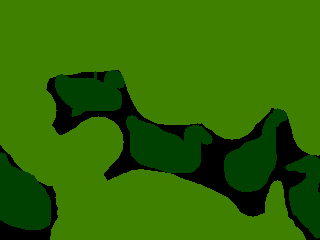
#> input picture code/crf/tmp_images/anno1.ppm, 320 x 240 px; its folder holds only this picture in this run
$ python -i postprocessing.py   (imports and definitions only)
#> lines starting #> are read from the running program, lines starting #| are printed output that depends on the picture; after the words box and inside, x2 and y2 are one past the last pixel; in counts of white or black regions, pixels touching at a corner belong together
# -----------------------------------------------------------
# Implementation of our postprocessing methods.
# CIL 2020 - Team NaN
# -----------------------------------------------------------
import cv2
import numpy as np
import matplotlib.pyplot as plt
import glob
import os
from PIL import Image
from sklearn.preprocessing import StandardScaler
from sklearn.cluster import KMeans
from scipy import ndimage
from scipy.ndimage import measurements


def get_postprocess(name):
    """
    Retrieves the postprocessing method
    :param name: name of the postprocessing function
    :return: postprocessing method
    """
    if name == 'morphological':
        return morphological_postprocessing
    elif name == 'none':
        return no_postprocessing
    raise Exception('Unknown postprocessing')


def no_postprocessing(imgs):
    """
    Dummy postprocessing that does nothing.
    :param imgs: 3D numpy array of images to process
    :return: the same array
    """
    return imgs


def morphological_postprocessing(imgs, iterations=6):
    """
    Morphological transformation of imgs in order to binarize the image and remove noise through erosion and dilation.
    :param imgs: 3D numpy array of images to process
    :param iterations: number of iterations
    :return: postprocessed array
    """
    out = []
    original_shape = (imgs.shape[1], imgs.shape[2])
    for img in imgs:
        img = cv2.resize(img, (608, 608))
        kernel = np.ones((3,3), np.uint8)
        _, img = cv2.threshold(img, 127, 255, cv2.THRESH_BINARY)
        img = cv2.erode(img, kernel, iterations=iterations)
        img = cv2.dilate(img, kernel, iterations=iterations)
        img = cv2.resize(img, original_shape)
        out.append(img)
    out = np.expand_dims(np.stack(out), -1)
    return out

>>> import cv2
>>> picture = cv2.imread('crf/tmp_images/anno1.ppm')
#> picture is the input picture: shape (240, 320, 3); mean B, G, R 0, 103.3, 46.4
>>> result = morphological_postprocessing(picture)
#> the loop in morphological_postprocessing, `for img in imgs:` made 240 passes
#> pass 1, in morphological_postprocessing, `img = cv2.resize(img, (608, 608))`:
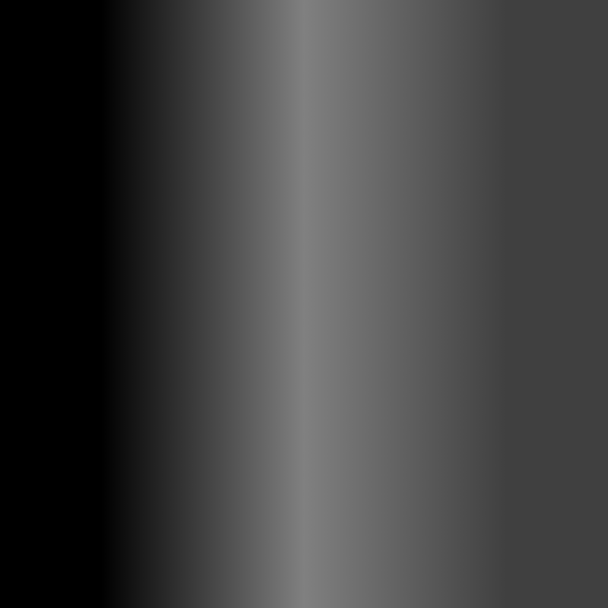
#> img: shape (608, 608); min 0, max 128, mean 63.9
#> pass 1, in morphological_postprocessing, `_, img = cv2.threshold(img, 127, 255, cv2.THRESH_BINARY)`:
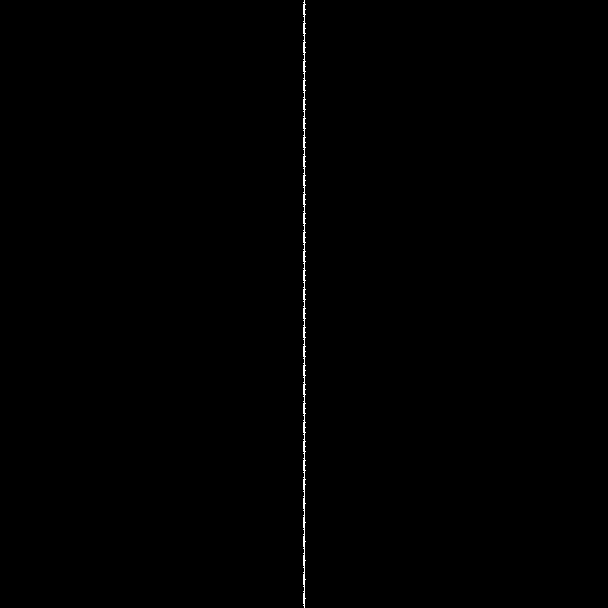
#> img: shape (608, 608); 0.3% white in thin lines or dots, all inside (x1, y1, x2, y2) = (303, 0, 306, 608)
#> after the loop in morphological_postprocessing, `for img in imgs:`: out = 240 items
